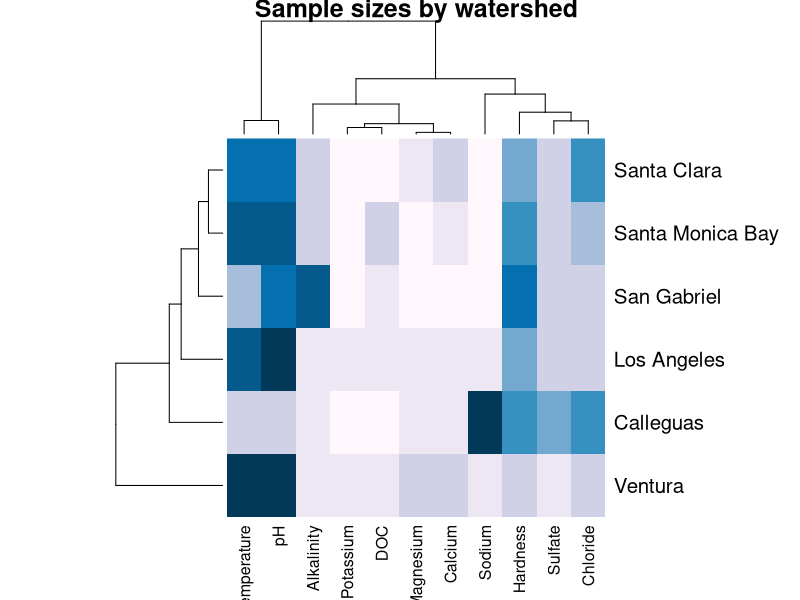
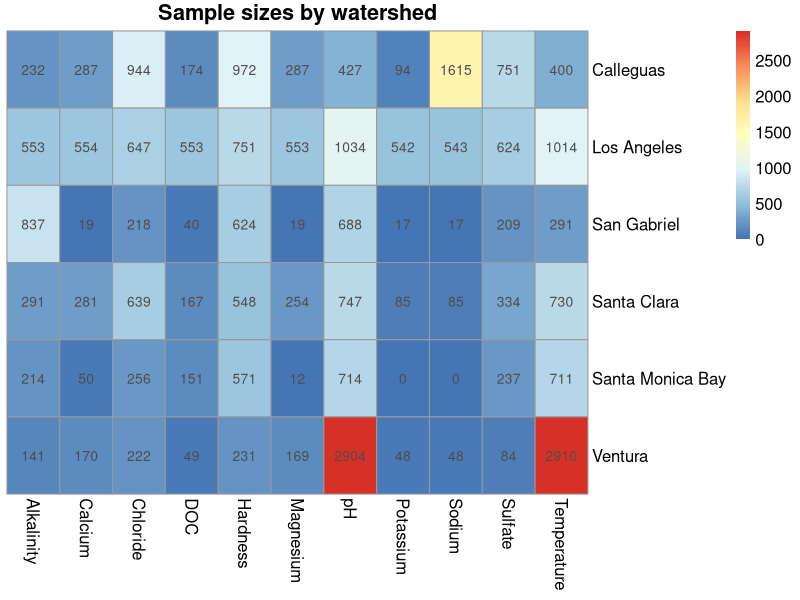
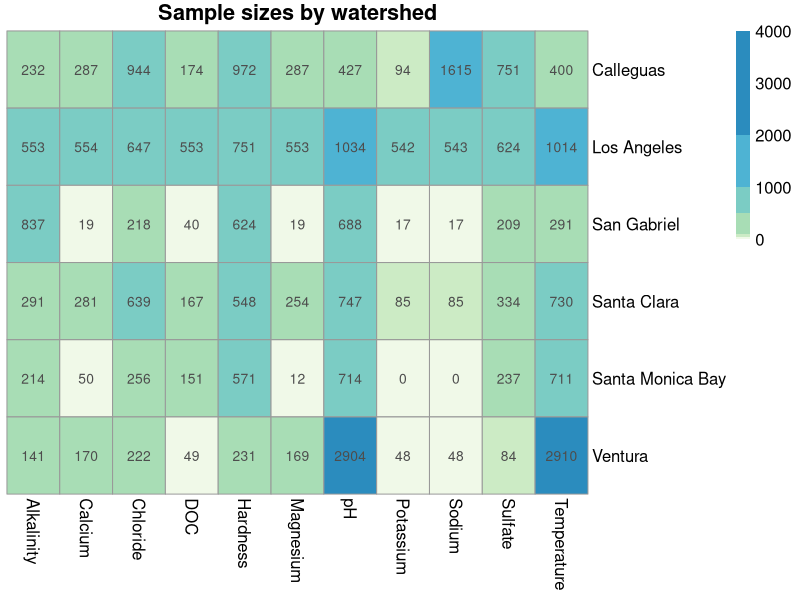
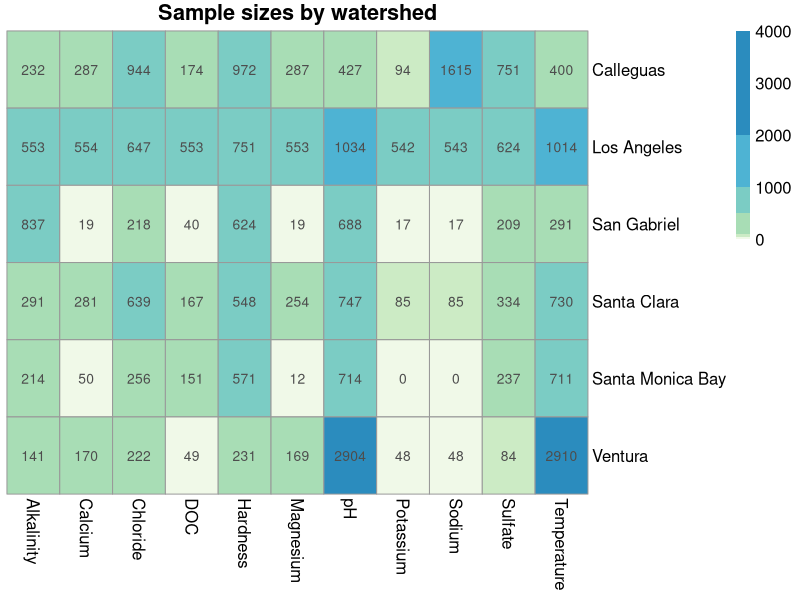

Here is the R script that generated these plots, in order:
# Tidy Tuesday Tutorial: Heatmaps
# December 15, 2020
# By Ashley Parks


# Load packages
library(RColorBrewer)
library(pheatmap)

# Upload data file
sample_size <- read.csv("heatmap_data.csv")
View(sample_size)

# Make column 1 equal to the row names and remove column 1
All_data <- data.frame(sample_size, row.names = 1)
View(All_data)

# Turn data into matrix format
All_matrix <- data.matrix(All_data)

# Plot data to heatmap
All_heatmap <- heatmap(All_matrix, # Default R heatmap function
                    main = "Sample sizes by watershed",   # Add title and custom colors with 9 colors in range
                    col = brewer.pal(n=9, name = "PuBu"))    

# Plot data to a pretty heatmap (pheatmap function)
Pretty_heatmap <- pheatmap(All_matrix,  # basic pheatmap plot
                           main = "Sample sizes by watershed",  # Add main title
                           fontsize = 12,                       # Change main font size for entire plot
                           cluster_row = FALSE, cluster_cols = FALSE,  # Removes clustering and dendrograms
                           display_numbers =TRUE,                      # Adds raw data values to heatmap
                           number_format = "%.0f", fontsize_number = 10)  # Format raw data values (i.e., decimal places, fontsize, etc.)

# Plot heatmap with specific color breaks
breaks = c(0, 50, 100, 500, 1000, 2000, 4000) # Create breaks in your data to coincide with colors

color = brewer.pal(n=7, name = "GnBu")   # Choose color package and number of colors in heatmap scale

Pretty_heatmap <- pheatmap(All_matrix,
                           main = "Sample sizes by watershed",
                           fontsize = 12,
                           cluster_row = FALSE, cluster_cols = FALSE,
                           display_numbers =TRUE, 
                           number_format = "%.0f", fontsize_number = 10,
                           breaks = breaks, # Add in custom breaks and colors
                           color = color)

# How to save your heatmap (indicate filename first, then the code for the image, then end the process with dev.off)
jpeg(filename = "All_watershed.jpeg", # You can use other image formats as well
     height = 4, width = 7, units = "in",
     res = 300)

Pretty_heatmap <- pheatmap(All_matrix,
                           main = "Sample sizes by watershed",
                           fontsize = 12,
                           cluster_row = FALSE, cluster_cols = FALSE,
                           display_numbers =TRUE, 
                           number_format = "%.0f", fontsize_number = 10,
                           breaks = breaks,
                           color = color)
dev.off() # Very important to include this, otherwise the file won't be created and will show up blank or as a partial image


# Resources
# https://www.rdocumentation.org/packages/stats/versions/3.6.2/topics/heatmap
# https://www.r-graph-gallery.com/215-the-heatmap-function.html
# https://www.rdocumentation.org/packages/pheatmap/versions/1.0.12/topics/pheatmap
# https://statistics.berkeley.edu/computing/saving-plots-r
# https://www.datanovia.com/en/lessons/heatmap-in-r-static-and-interactive-visualization/


# End of script
